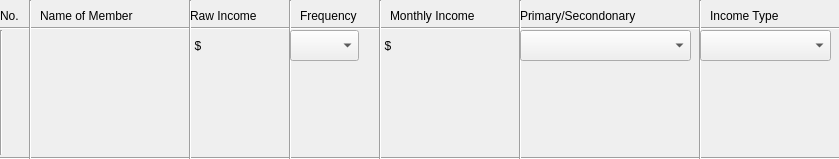
          <widget class="QWidget" name="scrollAreaWidgetContents_3">
           <property name="geometry">
            <rect>
             <x>0</x>
             <y>0</y>
             <width>839</width>
             <height>159</height>
            </rect>
           </property>
           <widget class="Line" name="line_14">
            <property name="geometry">
             <rect>
              <x>0</x>
              <y>-10</y>
              <width>1021</width>
              <height>16</height>
             </rect>
            </property>
            <property name="orientation">
             <enum>Qt::Horizontal</enum>
            </property>
           </widget>
           <widget class="Line" name="line_15">
            <property name="geometry">
             <rect>
              <x>0</x>
              <y>150</y>
              <width>1021</width>
              <height>16</height>
             </rect>
            </property>
            <property name="orientation">
             <enum>Qt::Horizontal</enum>
            </property>
           </widget>
           <widget class="Line" name="line_16">
            <property name="geometry">
             <rect>
              <x>0</x>
              <y>20</y>
              <width>1021</width>
              <height>16</height>
             </rect>
            </property>
            <property name="orientation">
             <enum>Qt::Horizontal</enum>
            </property>
           </widget>
           <widget class="Line" name="line_17">
            <property name="geometry">
             <rect>
              <x>-17</x>
              <y>30</y>
              <width>20</width>
              <height>121</height>
             </rect>
            </property>
            <property name="orientation">
             <enum>Qt::Vertical</enum>
            </property>
           </widget>
           <widget class="Line" name="line_18">
            <property name="geometry">
             <rect>
              <x>-17</x>
              <y>20</y>
              <width>20</width>
              <height>131</height>
             </rect>
            </property>
            <property name="orientation">
             <enum>Qt::Vertical</enum>
            </property>
           </widget>
           <widget class="Line" name="line_19">
            <property name="geometry">
             <rect>
              <x>0</x>
              <y>30</y>
              <width>3</width>
              <height>125</height>
             </rect>
            </property>
            <property name="orientation">
             <enum>Qt::Vertical</enum>
            </property>
           </widget>
           <widget class="QLabel" name="label_25">
            <property name="geometry">
             <rect>
              <x>0</x>
              <y>0</y>
              <width>31</width>
              <height>31</height>
             </rect>
            </property>
            <property name="text">
             <string>No.</string>
            </property>
           </widget>
           <widget class="Line" name="line_20">
            <property name="geometry">
             <rect>
              <x>20</x>
              <y>0</y>
              <width>20</width>
              <height>160</height>
             </rect>
            </property>
            <property name="orientation">
             <enum>Qt::Vertical</enum>
            </property>
           </widget>
           <widget class="Line" name="line_21">
            <property name="geometry">
             <rect>
              <x>180</x>
              <y>0</y>
              <width>20</width>
              <height>160</height>
             </rect>
            </property>
            <property name="orientation">
             <enum>Qt::Vertical</enum>
            </property>
           </widget>
           <widget class="QLabel" name="label_26">
            <property name="geometry">
             <rect>
              <x>40</x>
              <y>0</y>
              <width>151</width>
              <height>31</height>
             </rect>
            </property>
            <property name="text">
             <string>Name of Member</string>
            </property>
           </widget>
           <widget class="QLabel" name="label_27">
            <property name="geometry">
             <rect>
              <x>190</x>
              <y>0</y>
              <width>100</width>
              <height>31</height>
             </rect>
            </property>
            <property name="text">
             <string>Raw Income</string>
            </property>
           </widget>
           <widget class="Line" name="line_22">
            <property name="geometry">
             <rect>
              <x>280</x>
              <y>0</y>
              <width>20</width>
              <height>160</height>
             </rect>
            </property>
            <property name="orientation">
             <enum>Qt::Vertical</enum>
            </property>
           </widget>
           <widget class="Line" name="line_23">
            <property name="geometry">
             <rect>
              <x>370</x>
              <y>0</y>
              <width>20</width>
              <height>180</height>
             </rect>
            </property>
            <property name="orientation">
             <enum>Qt::Vertical</enum>
            </property>
           </widget>
           <widget class="Line" name="line_24">
            <property name="geometry">
             <rect>
              <x>510</x>
              <y>0</y>
              <width>20</width>
              <height>160</height>
             </rect>
            </property>
            <property name="orientation">
             <enum>Qt::Vertical</enum>
            </property>
           </widget>
           <widget class="Line" name="line_25">
            <property name="geometry">
             <rect>
              <x>830</x>
              <y>0</y>
              <width>20</width>
              <height>151</height>
             </rect>
            </property>
            <property name="orientation">
             <enum>Qt::Vertical</enum>
            </property>
           </widget>
           <widget class="Line" name="line_26">
            <property name="geometry">
             <rect>
              <x>690</x>
              <y>0</y>
              <width>20</width>
              <height>160</height>
             </rect>
            </property>
            <property name="orientation">
             <enum>Qt::Vertical</enum>
            </property>
           </widget>
           <widget class="QLabel" name="lblfreqency_2">
            <property name="geometry">
             <rect>
              <x>300</x>
              <y>0</y>
              <width>81</width>
              <height>31</height>
             </rect>
            </property>
            <property name="text">
             <string>Frequency</string>
            </property>
           </widget>
           <widget class="QLabel" name="lblmonthlyincome_2">
            <property name="geometry">
             <rect>
              <x>390</x>
              <y>0</y>
              <width>131</width>
              <height>31</height>
             </rect>
            </property>
            <property name="text">
             <string>Monthly Income</string>
            </property>
           </widget>
           <widget class="QLabel" name="lblprimsecd_2">
            <property name="geometry">
             <rect>
              <x>520</x>
              <y>0</y>
              <width>171</width>
              <height>31</height>
             </rect>
            </property>
            <property name="text">
             <string>Primary/Secondonary</string>
            </property>
           </widget>
           <widget class="QLabel" name="lbkincortype_2">
            <property name="geometry">
             <rect>
              <x>710</x>
              <y>0</y>
              <width>111</width>
              <height>31</height>
             </rect>
            </property>
            <property name="text">
             <string>Income Type</string>
            </property>
           </widget>
           <widget class="QLabel" name="no_2">
            <property name="geometry">
             <rect>
              <x>5</x>
              <y>30</y>
              <width>21</width>
              <height>31</height>
             </rect>
            </property>
            <property name="text">
             <string/>
            </property>
           </widget>
           <widget class="QLabel" name="member_2">
            <property name="geometry">
             <rect>
              <x>30</x>
              <y>30</y>
              <width>151</width>
              <height>31</height>
             </rect>
            </property>
            <property name="text">
             <string/>
            </property>
           </widget>
           <widget class="QLabel" name="dollar_15">
            <property name="geometry">
             <rect>
              <x>190</x>
              <y>30</y>
              <width>16</width>
              <height>31</height>
             </rect>
            </property>
            <property name="text">
             <string>$</string>
            </property>
            <property name="alignment">
             <set>Qt::AlignCenter</set>
            </property>
           </widget>
           <widget class="QLabel" name="rawincome_3">
            <property name="geometry">
             <rect>
              <x>210</x>
              <y>40</y>
              <width>71</width>
              <height>31</height>
             </rect>
            </property>
            <property name="text">
             <string/>
            </property>
           </widget>
           <widget class="QComboBox" name="frequency_2">
            <property name="geometry">
             <rect>
              <x>290</x>
              <y>30</y>
              <width>69</width>
              <height>31</height>
             </rect>
            </property>
           </widget>
           <widget class="QComboBox" name="promsecomd_2">
            <property name="geometry">
             <rect>
              <x>520</x>
              <y>30</y>
              <width>171</width>
              <height>31</height>
             </rect>
            </property>
           </widget>
           <widget class="QComboBox" name="incometype_2">
            <property name="geometry">
             <rect>
              <x>700</x>
              <y>30</y>
              <width>131</width>
              <height>31</height>
             </rect>
            </property>
           </widget>
           <widget class="QLabel" name="dollar_16">
            <property name="geometry">
             <rect>
              <x>380</x>
              <y>30</y>
              <width>16</width>
              <height>31</height>
             </rect>
            </property>
            <property name="text">
             <string>$</string>
            </property>
            <property name="alignment">
             <set>Qt::AlignCenter</set>
            </property>
           </widget>
           <widget class="QLabel" name="monthlyincome_2">
            <property name="geometry">
             <rect>
              <x>410</x>
              <y>30</y>
              <width>71</width>
              <height>31</height>
             </rect>
            </property>
            <property name="text">
             <string/>
            </property>
           </widget>
           <widget class="QLabel" name="rawincome_4">
            <property name="geometry">
             <rect>
              <x>130</x>
              <y>50</y>
              <width>71</width>
              <height>31</height>
             </rect>
            </property>
            <property name="text">
             <string/>
            </property>
           </widget>
          </widget>
